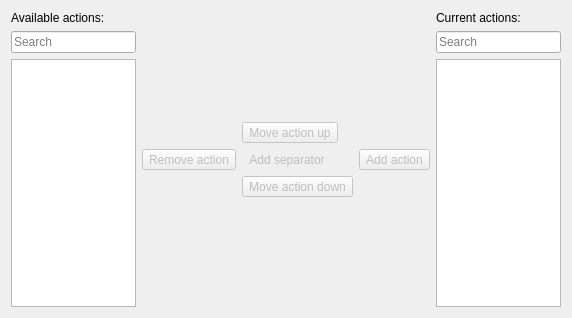
<?xml version="1.0" encoding="UTF-8"?>
<ui version="4.0">
 <class>toolBarEdit</class>
 <widget class="QWidget" name="toolBarEdit">
  <property name="geometry">
   <rect>
    <x>0</x>
    <y>0</y>
    <width>572</width>
    <height>318</height>
   </rect>
  </property>
  <property name="windowTitle">
   <string/>
  </property>
  <layout class="QHBoxLayout" name="horizontalLayout">
   <item>
    <layout class="QVBoxLayout" name="verticalLayout_2">
     <item>
      <widget class="QLabel" name="label_2">
       <property name="text">
        <string>Available actions:</string>
       </property>
      </widget>
     </item>
     <item>
      <widget class="QLineEdit" name="availableFilter">
       <property name="placeholderText">
        <string>Search</string>
       </property>
      </widget>
     </item>
     <item>
      <widget class="QListWidget" name="availableActions">
       <property name="verticalScrollBarPolicy">
        <enum>Qt::ScrollBarAsNeeded</enum>
       </property>
       <property name="horizontalScrollBarPolicy">
        <enum>Qt::ScrollBarAlwaysOff</enum>
       </property>
       <property name="wordWrap">
        <bool>false</bool>
       </property>
      </widget>
     </item>
    </layout>
   </item>
   <item>
    <layout class="QVBoxLayout" name="verticalLayout">
     <item>
      <spacer name="verticalSpacer">
       <property name="orientation">
        <enum>Qt::Vertical</enum>
       </property>
       <property name="sizeHint" stdset="0">
        <size>
         <width>20</width>
         <height>40</height>
        </size>
       </property>
      </spacer>
     </item>
     <item>
      <layout class="QGridLayout" name="gridLayout">
       <property name="sizeConstraint">
        <enum>QLayout::SetMinimumSize</enum>
       </property>
       <item row="0" column="1">
        <widget class="QToolButton" name="moveUpButton">
         <property name="enabled">
          <bool>false</bool>
         </property>
         <property name="toolTip">
          <string>Move action up</string>
         </property>
         <property name="text">
          <string>Move action up</string>
         </property>
        </widget>
       </item>
       <item row="1" column="0">
        <widget class="QToolButton" name="removeButton">
         <property name="enabled">
          <bool>false</bool>
         </property>
         <property name="toolTip">
          <string>Remove action</string>
         </property>
         <property name="text">
          <string>Remove action</string>
         </property>
        </widget>
       </item>
       <item row="1" column="1">
        <widget class="QToolButton" name="addSeparatorButton">
         <property name="enabled">
          <bool>false</bool>
         </property>
         <property name="toolTip">
          <string>Add separator</string>
         </property>
         <property name="text">
          <string>Add separator</string>
         </property>
         <property name="autoRaise">
          <bool>true</bool>
         </property>
        </widget>
       </item>
       <item row="1" column="2">
        <widget class="QToolButton" name="addButton">
         <property name="enabled">
          <bool>false</bool>
         </property>
         <property name="toolTip">
          <string>Add action</string>
         </property>
         <property name="text">
          <string>Add action</string>
         </property>
        </widget>
       </item>
       <item row="2" column="1">
        <widget class="QToolButton" name="moveDownButton">
         <property name="enabled">
          <bool>false</bool>
         </property>
         <property name="toolTip">
          <string>Move action down</string>
         </property>
         <property name="text">
          <string>Move action down</string>
         </property>
        </widget>
       </item>
      </layout>
     </item>
     <item>
      <spacer name="verticalSpacer_2">
       <property name="orientation">
        <enum>Qt::Vertical</enum>
       </property>
       <property name="sizeHint" stdset="0">
        <size>
         <width>20</width>
         <height>40</height>
        </size>
       </property>
      </spacer>
     </item>
    </layout>
   </item>
   <item>
    <layout class="QVBoxLayout" name="verticalLayout_3">
     <item>
      <widget class="QLabel" name="label_3">
       <property name="text">
        <string>Current actions:</string>
       </property>
      </widget>
     </item>
     <item>
      <widget class="QLineEdit" name="currentFilter">
       <property name="inputMask">
        <string/>
       </property>
       <property name="placeholderText">
        <string>Search</string>
       </property>
      </widget>
     </item>
     <item>
      <widget class="QListWidget" name="currentActions">
       <property name="verticalScrollBarPolicy">
        <enum>Qt::ScrollBarAsNeeded</enum>
       </property>
       <property name="horizontalScrollBarPolicy">
        <enum>Qt::ScrollBarAlwaysOff</enum>
       </property>
       <property name="dragDropMode">
        <enum>QAbstractItemView::InternalMove</enum>
       </property>
       <property name="wordWrap">
        <bool>false</bool>
       </property>
      </widget>
     </item>
    </layout>
   </item>
  </layout>
 </widget>
 <resources/>
 <connections/>
</ui>
